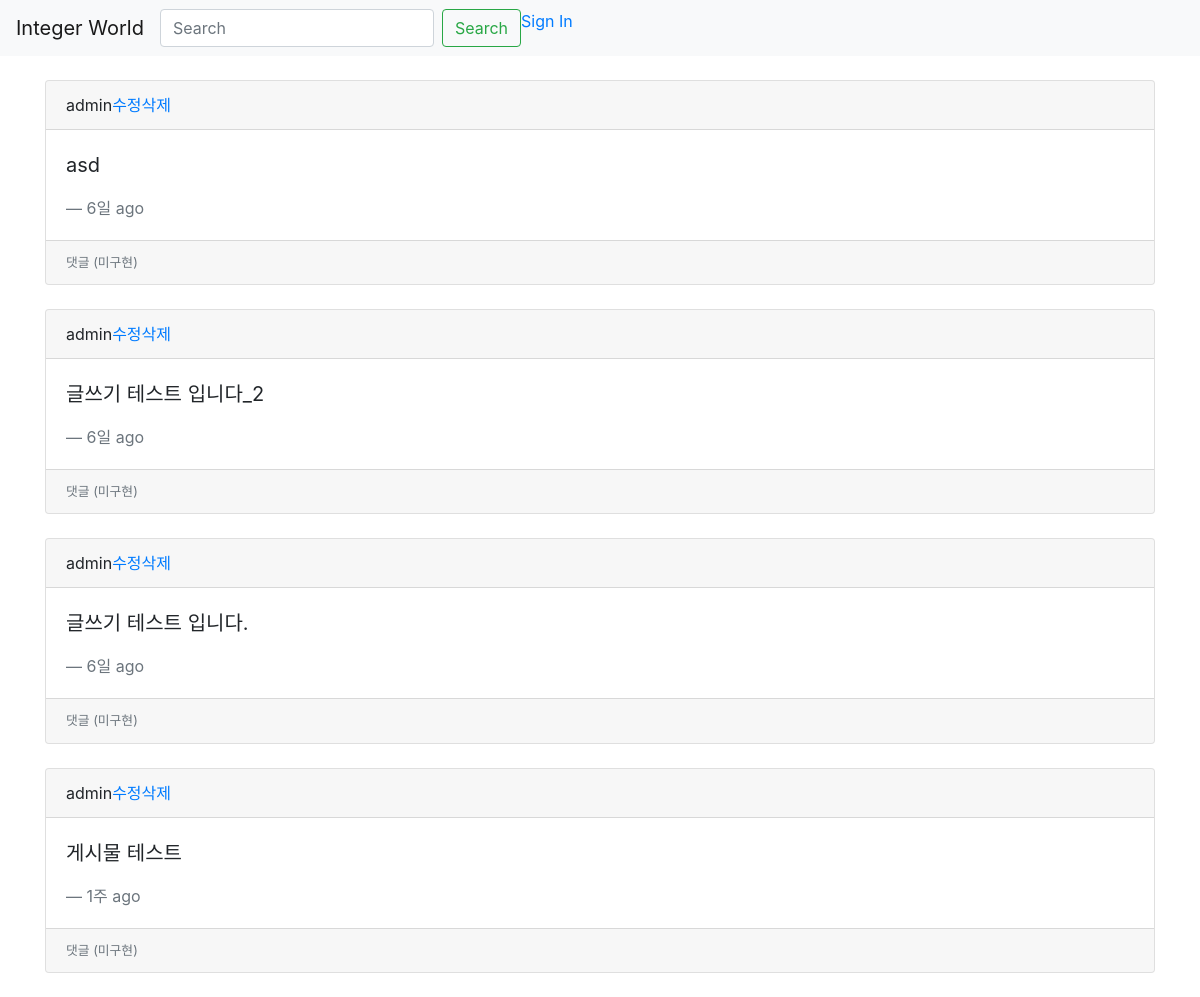
Screenshot of /intworldapp/index/ with the database file from the repository.
### intworldapp/models.py (models this page shows, shortened)
class Post(models.Model):
    main_text = models.CharField(max_length=200)
    create_user = models.ForeignKey(User, on_delete = models.CASCADE)
    create_date = models.DateTimeField('date published')
    update_date = models.DateTimeField('date published', null = True)

### intworldapp/views.py (the view)
# urls.py: path('index/', views.index, name="index"),
def index(request):
    posts = Post.objects.order_by('-id')
    return render(request, 'index.html', {'posts':posts})

### intworldapp/templates/index.html
{% extends 'base.html' %}
{% load humanize %}
{% block content %}
<body>
    {% for post in posts.all %}
    <div class="card">
        <div class="card-header">{{ post.create_user }}<a href="{% url 'update' post.id %}">수정</a><a href="{% url 'delete' post.id %}">삭제</a></div>
        <div class="card-body">
          <blockquote class="blockquote mb-0">
            <p>{{ post.main_text }}</p>
            <footer class="blockquote-footer">{{ post.create_date | naturaltime }}</footer>
          </blockquote>
        </div>
        <div class="card-footer">
            <small class="text-muted">댓글 (미구현)</small>
        </div>
      </div>
      <br>
      {% endfor %}
</body>
{% endblock %}

### rows the page displays
Post: create_user "admin", main_text "asd", create_date "6일 ago"
Post: create_user "admin", main_text "글쓰기 테스트 입니다_2", create_date "6일 ago"
Post: create_user "admin", main_text "글쓰기 테스트 입니다.", create_date "6일 ago"
Post: create_user "admin", main_text "게시물 테스트", create_date "1주 ago"
